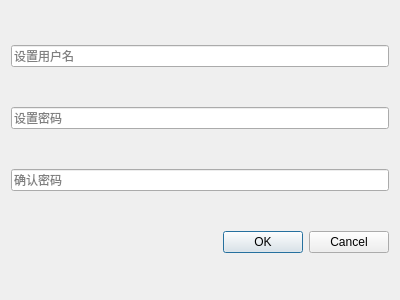
<?xml version="1.0" encoding="UTF-8"?>
<ui version="4.0">
 <class>registwidget</class>
 <widget class="QWidget" name="registwidget">
  <property name="geometry">
   <rect>
    <x>0</x>
    <y>0</y>
    <width>400</width>
    <height>300</height>
   </rect>
  </property>
  <property name="windowTitle">
   <string>Form</string>
  </property>
  <layout class="QVBoxLayout" name="verticalLayout">
   <item>
    <widget class="QLineEdit" name="username">
     <property name="placeholderText">
      <string>设置用户名</string>
     </property>
    </widget>
   </item>
   <item>
    <widget class="QLineEdit" name="pwd">
     <property name="placeholderText">
      <string>设置密码</string>
     </property>
    </widget>
   </item>
   <item>
    <widget class="QLineEdit" name="pwd2">
     <property name="placeholderText">
      <string>确认密码</string>
     </property>
    </widget>
   </item>
   <item>
    <widget class="QDialogButtonBox" name="buttonBox">
     <property name="standardButtons">
      <set>QDialogButtonBox::Cancel|QDialogButtonBox::Ok</set>
     </property>
    </widget>
   </item>
  </layout>
 </widget>
 <resources/>
 <connections/>
</ui>
